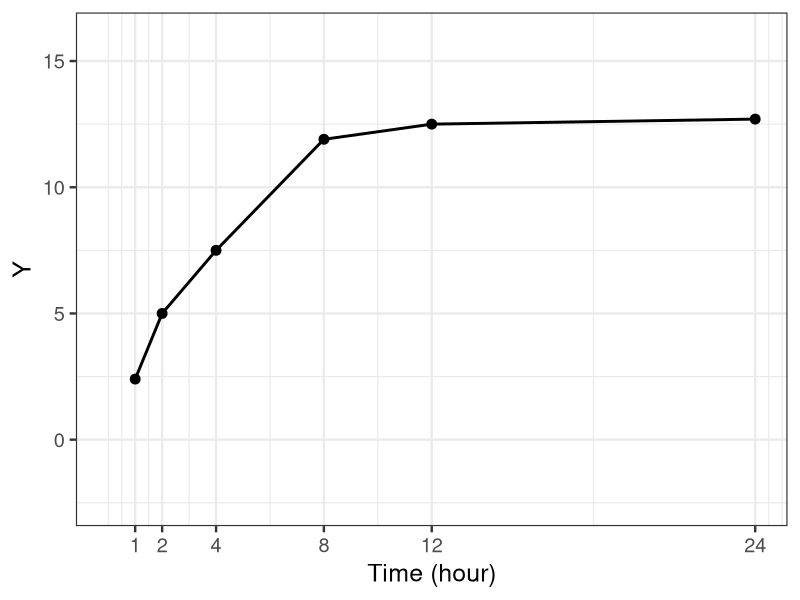

Recreate this plot in R.
library(ggplot2)

d <- read.csv('input/data-conc.txt')

p <- ggplot(data=d, aes(x=Time, y=Y)) +
  theme_bw(base_size=18) +
  geom_line(linewidth=1) +
  geom_point(size=3) +
  labs(x='Time (hour)', y='Y') +
  scale_x_continuous(breaks=d$Time, limit=c(0,24)) +
  ylim(-2.5, 16)
ggsave(file='output/fig7-6-left.png', plot=p, dpi=300, w=4, h=3)
